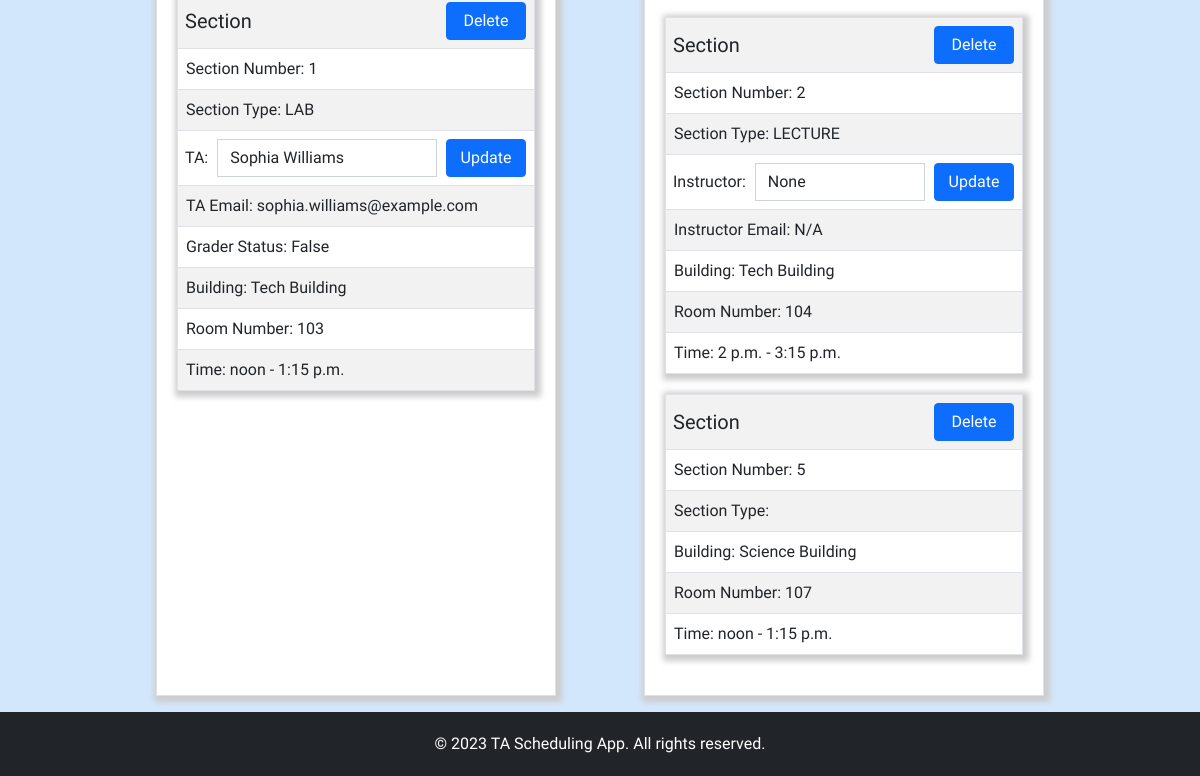
Before: /ta-assignments/ (signed in, lower part) with the older database file.
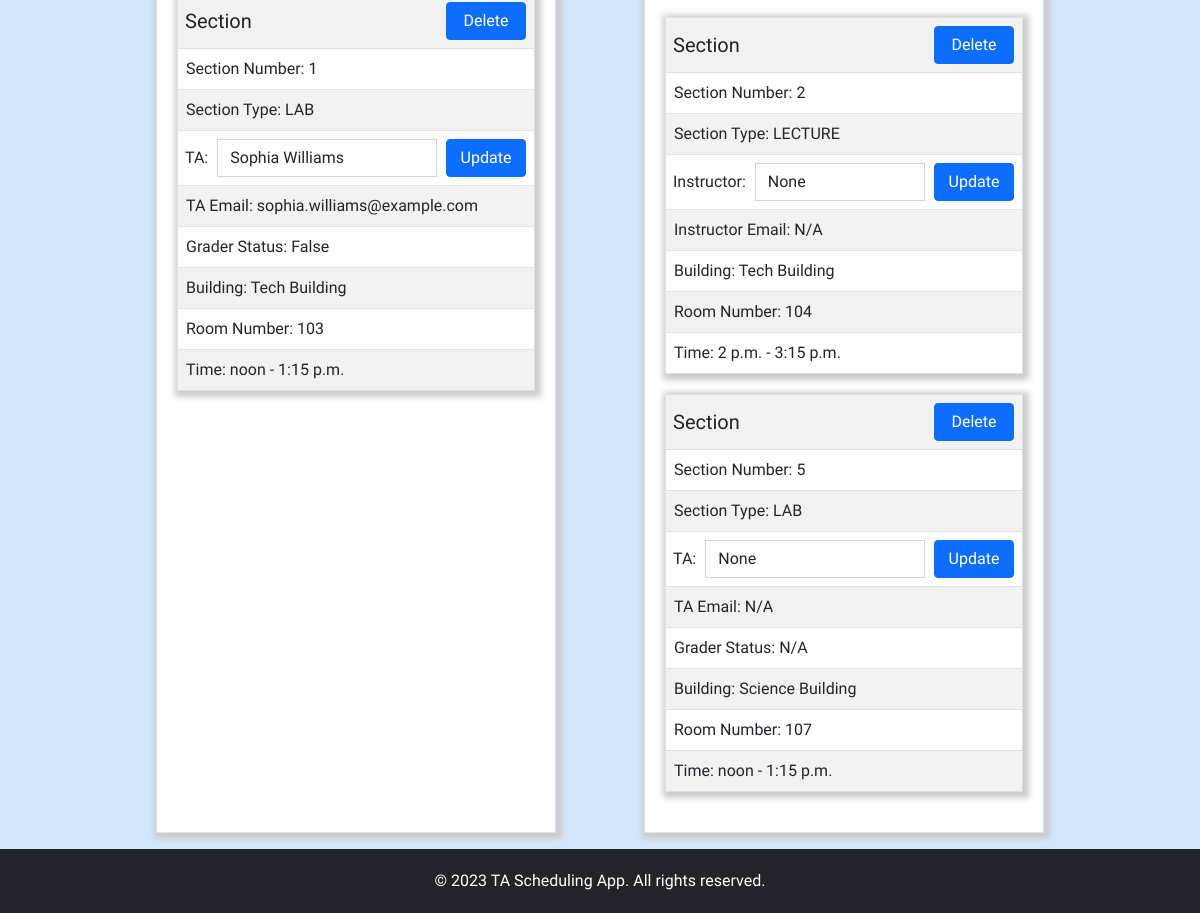
After: the same page with the newer database file.
### TA_Scheduling_App/models/Section.py (models this page shows, shortened)
class Section(IString, IVerification):
    SECTION_ID = models.AutoField(primary_key=True)
    SECTION_TYPE = models.CharField(max_length=10)
    SECTION_NUMBER = models.IntegerField()
    COURSE = models.ForeignKey(Course, on_delete=models.CASCADE)
    BUILDING = models.CharField(max_length=255)
    ROOM_NUMBER = models.CharField(max_length=10)
    SECTION_START = models.TimeField()
    SECTION_END = models.TimeField()
    def __init__(self, *args, **kwargs):
        super().__init__(*args, **kwargs)
        course = kwargs.get('COURSE', Null())
        if course is None or (not isinstance(course, Course) and not Null()):
            raise ValueError("Invalid course.")
        if course is not Null():
            self.COURSE = course
        if not self.setSectionType(kwargs.get('SECTION_TYPE', Null())):
            raise ValueError("Invalid section type.")
        result = self.setSectionNumber(kwargs.get('SECTION_NUMBER', Null()))
        if result == False:
            raise ValueError("Invalid section number.")
        elif result == None:
            raise ValueError("Deplicate section number assignment failed.")
        if not self.setBuilding(kwargs.get('BUILDING', Null())):
            raise ValueError("Invalid building.")
        if not self.setRoomNumber(kwargs.get('ROOM_NUMBER', Null())):
            raise ValueError("Invalid room number.")
        if not self.setSectionStart(kwargs.get('SECTION_START', Null())):
            raise ValueError("Invalid section start time.")
        if not self.setSectionEnd(kwargs.get('SECTION_END', Null())):
            raise ValueError("Invalid section end time.")
    def setSectionType(self, sectionType):
        if sectionType is Null():
            return True
        if sectionType in ["LAB", "LECTURE"]:
            self.SECTION_TYPE = sectionType
            return True
        return False
    def setSectionNumber(self, number):
        if number is Null():
            return True
    def setBuilding(self, building):
        if building is Null():
            return True
        result = self.checkString(building)
        if result is False:
            return False
        self.ROOM_NUMBER = building
        return True
    def setRoomNumber(self, roomNumber):
        if roomNumber is Null():
            return True
        result = self.checkString(roomNumber, True, True, 10)
        if result is False:
            return False
        self.ROOM_NUMBER = roomNumber
        return True
    def setSectionStart(self, startTime):
        if startTime is Null():
            return True
    def setSectionEnd(self, endTime):
        if endTime is Null():
            return True

### TA_Scheduling_App/views/ta_assignments.py (the view, shortened to what this page needs)
# urls.py: path('ta-assignments/', TAAssignments.as_view(), name="ta_assignments"),
class TAAssignments(View):
    def context(self, request, status=""):
        user = User.objects.get(USER_ID=request.session["user_id"])
        instructor_prefetch_course = Prefetch(
            'courseassignment_set',
            queryset=CourseAssignment.objects.filter(USER__ROLE='INSTRUCTOR'),
            to_attr='assigned_instructor'
        )
        ta_prefetch_course = Prefetch(
            'courseassignment_set',
            queryset=CourseAssignment.objects.filter(USER__ROLE='TA'),
            to_attr='assigned_tas'
        )
        instructor_prefetch_section = Prefetch(
            'sectionassignment_set',
            queryset=SectionAssignment.objects.filter(COURSE_ASSIGNMENT__USER__ROLE='INSTRUCTOR'),
            to_attr='assigned_instructor'
        )
        ta_prefetch_section = Prefetch(
            'sectionassignment_set',
            queryset=SectionAssignment.objects.filter(COURSE_ASSIGNMENT__USER__ROLE='TA'),
            to_attr='assigned_ta'
        )
        section_prefetch = Prefetch(
            'section_set',
            queryset=Section.objects.prefetch_related(instructor_prefetch_section, ta_prefetch_section).all(),
            to_attr='sections'
        )
        courses = Course.objects.prefetch_related(
            instructor_prefetch_course,
            ta_prefetch_course,
            section_prefetch,
        ).all()
        for course in courses:
            if course.assigned_instructor:
                course.assigned_instructor = course.assigned_instructor[0]
            course.unassigned_tas = User.objects.filter(ROLE="TA")\
                .exclude(USER_ID__in=[ta.USER.USER_ID for ta in course.assigned_tas])
            sections = course.sections
            for section in sections:
                if section.assigned_instructor:
                    section.assigned_instructor = section.assigned_instructor[0].COURSE_ASSIGNMENT
                if section.assigned_ta:
                    section.assigned_ta = section.assigned_ta[0].COURSE_ASSIGNMENT
        instructors = User.objects.filter(ROLE="INSTRUCTOR")
        return {
            'user': user,
            'courses': courses,
            'instructors': instructors,
            'status': status,
        }
    def get(self, request):
        if not request.session.get('is_authenticated'):
            return redirect("login")
        return render(request, "ta-assignments.html", self.context(request))

### TA_Scheduling_App/models/Course.py (called while the page is built, shortened)
    def setCourseNumber(self, number):
        if number is Null():
            return True

    def setCourseName(self, courseName):
        if courseName is Null():
            return True
        result = self.checkString(courseName)
        if result is False:
            return False
        self.COURSE_NAME = courseName
        return True

    def setCourseDescription(self, courseDescription):
        if courseDescription is Null():
            return True
        result = self.checkString(courseDescription)
        if result is False:
            return False
        self.COURSE_DESCRIPTION = courseDescription
        return True

    def setSemester(self, semester):
        if semester is Null():
            return True

    def setPrerequisites(self, prerequisites):
        if prerequisites is Null():
            return True
        result = self.checkString(prerequisites, True, True)
        if result is False:
            return False
        self.PREREQUISITES = prerequisites
        return True

### TA_Scheduling_App/models/Course_Assignment.py (called while the page is built, shortened)
    def setGrader(self, isGrader):
        if isGrader is Null():
            return True

### TA_Scheduling_App/models/User.py (called while the page is built, shortened)
    def setEmail(self, email):
        if email is Null():
            return True

### templates/ta-assignments.html (shortened to what the changed rows need)
<!DOCTYPE html>
<html lang="en">
<head>
    <link href="https://cdn.jsdelivr.net/npm/bootstrap@5.1.3/dist/css/bootstrap.min.css" rel="stylesheet">
    {% load static %}
    <link rel="stylesheet" type="text/css" href="{% static 'css/style.css' %}">
</head>
<body>
    {% include 'partials/header.html' %}
    {% if user.ROLE == 'ADMIN' %}
        <div class="main-container">
            {% for course in courses %}
                <div class="table-container">
                    <div class="sub-wrapper">
                        {% for section in course.sections %}
                            <div class="nested-table-container">
                                <table class="table table-striped">
                                    <tr>
                                        <td>
                                            <form class="input-group" name="section-id" action="" method="post">
                                                <h5 class="table-header">Section</h5>
                                                <span class="input-group-btn">
                                                    <button class="btn btn-primary form-btn" type="submit">Delete</button>
                                                </span>
                                            </form>
                                        </td>
                                    </tr>
                                    <tr>
                                        <td>
                                            Section Number:
                                            {{ section.SECTION_NUMBER }}
                                        </td>
                                    </tr>
                                    <tr>
                                        <td>
                                            Section Type:
                                            {{ section.SECTION_TYPE }}
                                        </td>
                                    </tr>
                                    {% if section.SECTION_TYPE == 'LAB' %}
                                        <tr>
                                            <td>
                                               <form class="input-group" name="assignment-ta" action="" method="post">
                                                    <span class="t-label">TA:</span>
                                                    <select name="section_ta_id" class="form-control ta-select" required>
                                                        <option value="None">None</option>
                                                    </select>
                                                    <span class="input-group-btn">
                                                        <button class="btn btn-primary form-btn" type="submit">Update</button>
                                                    </span>
                                                </form>
                                            </td>
                                        </tr>
                                        <tr>
                                            <td>
                                                TA Email:
                                                {% if section.assigned_ta %}
                                                    {{ section.assigned_ta.USER.EMAIL }}
                                                {% else %}
                                                    N/A
                                                {% endif %}
                                            </td>
                                        </tr>
                                        <tr>
                                            <td>
                                                Grader Status:
                                                {% if section.assigned_ta %}
                                                    {{ section.assigned_ta.IS_GRADER }}
                                                {% else %}
                                                    N/A
                                                {% endif %}
                                            </td>
                                        </tr>
                                    {% endif %}
                                    {% if section.SECTION_TYPE == 'LECTURE' %}
                                        <tr>
                                            <td>
                                               <form class="input-group" name="assignment-instructor" action="" method="post">
                                                    <span class="t-label">Instructor:</span>
                                                    <select name="section_instructor_id" class="form-control" required>
                                                        <option value="None">None</option>
                                                    </select>
                                                    <span class="input-group-btn">
                                                        <button class="btn btn-primary form-btn" type="submit">Update</button>
                                                    </span>
                                                </form>
                                            </td>
                                        </tr>
                                        <tr>
                                            <td>
                                                Instructor Email:
                                                {% if section.assigned_instructor %}
                                                    {{ section.assigned_instructor.USER.EMAIL }}
                                                {% else %}
                                                    N/A
                                                {% endif %}
                                            </td>
                                        </tr>
                                    {% endif %}
                                    <tr>
                                        <td>
                                            Building:
                                            {{ section.BUILDING }}
                                        </td>
                                    </tr>
                                    <tr>
                                        <td>
                                            Room Number:
                                            {{ section.ROOM_NUMBER }}
                                        </td>
                                    </tr>
                                    <tr>
                                        <td>
                                            Time:
                                            {{ section.SECTION_START }} - {{ section.SECTION_END }}
                                        </td>
                                    </tr>
                                </table>
                            </div>
                        {% endfor %}
                    </div>
                </div>
            {% endfor %}
        </div>
    {% endif %}
    {% include 'partials/footer.html' %}
</body>
</html>

Changed rows visible on the page:
changed Section "Science Building": SECTION_TYPE (not shown) → "LAB"; section_ta_id (not shown) → "None"
